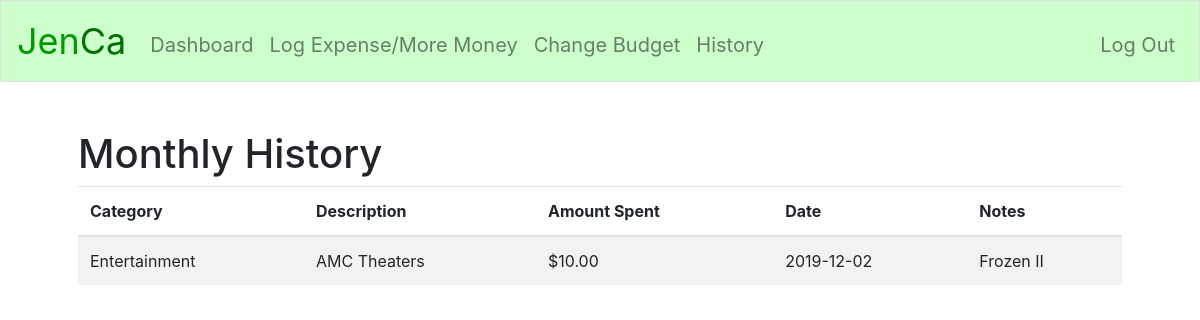
Screenshot of /month_history/Entertainment (signed in) with the database file from the repository.
### tables this page shows
CREATE TABLE 'expenses' (user_id INTEGER NOT NULL, cost INTEGER NOT NULL, description TEXT NOT NULL, category TEXT NOT NULL, 'date'  date NOT NULL  , 'notes' text, FOREIGN KEY (user_id) REFERENCES users(id));

### application.py (the view)
@app.route("/month_history/<category>")
@login_required
def month_history(category):
    current_date = datetime.today().date()
    first_day_of_month = current_date.replace(day=1)
    last_day_of_month = current_date.replace(day=monthrange(current_date.year, current_date.month)[1])
    if category is not "null":
        all_expenses = db.execute(
            "SELECT category, description, cost, date, notes FROM expenses WHERE user_id = ? AND category = ? AND date BETWEEN ? AND ? ORDER BY date DESC;", session["user_id"], category, first_day_of_month, last_day_of_month)
        history = []
        for i in range(len(all_expenses)):
            history.append({"category": all_expenses[i]["category"], "description": all_expenses[i]["description"],
                            "expense": "$" + '{:,.2f}'.format(all_expenses[i]["cost"]), "date": all_expenses[i]["date"], "notes": all_expenses[i]["notes"]})
        return render_template("month_history.html", history=history)

### application.py (called while the page is built)
@app.after_request
def after_request(response):
    response.headers["Cache-Control"] = "no-cache, no-store, must-revalidate"
    response.headers["Expires"] = 0
    response.headers["Pragma"] = "no-cache"
    return response

### helpers.py (called while the page is built)
def login_required(f):
    @wraps(f)
    def decorated_function(*args, **kwargs):
        if session.get("user_id") is None:
            return redirect("/login")
        return f(*args, **kwargs)
    return decorated_function

### templates/month_history.html (shortened to what this page needs)
{% extends "layout.html" %}
{% block main %}
    <h1>Monthly History</h1>
    <table class="table table-striped">
        <thead>
            <tr>
                <th>Category</th>
                <th>Description</th>
                <th>Amount Spent</th>
                <th>Date</th>
                <th>Notes</th>
            </tr>
        </thead>
        {% for i in history %}
            <tr>
                <td>{{ i["category"] }}</td>
                <td>{{ i["description"] }}</td>
                <td>{{ i["expense"] }}</td>
                <td>{{ i["date"] }}</td>
                <td>{{ i["notes"] }}</td>
            </tr>
        {% endfor %}
    </table>
{% endblock %}

### rows the page displays
expenses: category "Entertainment", description "AMC Theaters", expense "$10.00", date "2019-12-02", notes "Frozen II"
